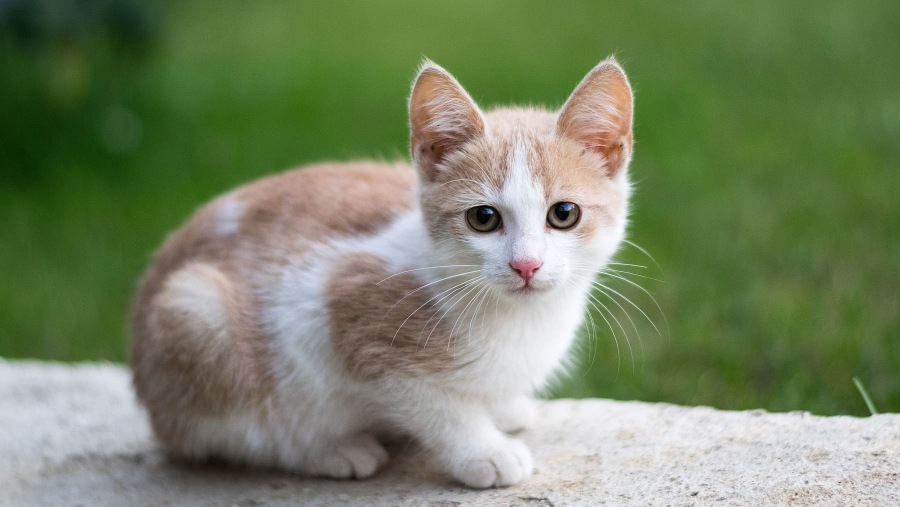
#> input picture Tarea 4/Gato.jpg, 1800 x 1013 px (shown at 1/2 size)
$ jupyter execute --allow-errors Tarea4.ipynb
#> lines starting #> are read from the running program, lines starting #| are printed output that depends on the picture; long printed decimals are rounded
# Librerías

[cell 1]
import cv2 as cv2
from PIL import Image
import numpy as np
import matplotlib.pyplot as plt
from sklearn.cluster import KMeans

# **Sklearn**

[cell 2]
img = cv2.imread("Gato.jpg")
#> img is the input picture: shape (1013, 1800, 3); mean B, G, R 99.7, 131.3, 118.2

#> (the rest of this cell did not finish here and is left out)

[cell 3]
# Flatten Each channel of the Image
img_array  = img.reshape((-1,3))
print(img_array.shape)
#| (1823400, 3)

## k-means

[cell 4]
kmeans = KMeans(n_clusters=4, random_state=0).fit(img_array)
kmeans

[cell 5]
centers = kmeans.cluster_centers_
#> centers = [[58.46, 109.7, 87.06], [212.7, 210.7, 212.9], [139.1, 144.5, 154.3], [26.7, 75.79, 45.27]]
print(centers)
#| [[ 58.464 109.705  87.063]
#|  [212.698 210.725 212.893]
#|  [139.136 144.522 154.341]
#|  [ 26.697    75.794  45.266]]

[cell 6]
centers = np.array(centers,dtype='uint8')
#> centers = [[58, 109, 87], [212, 210, 212], [139, 144, 154], [26, 75, 45]]
centers
#> Out has the same summary as centers

[cell 7]
i = 1

plt.figure(0,figsize=(8,2))

# Storing info in color array
colors = []

for each_col in centers:
    plt.subplot(1,4,i)
    plt.axis("off")
    i+=1

    colors.append(each_col)

    # Color Swatch
    a = np.zeros((100,100,3),dtype='uint8')
    a[:,:,:] = each_col
    plt.imshow(a)
#> this loop made 4 passes
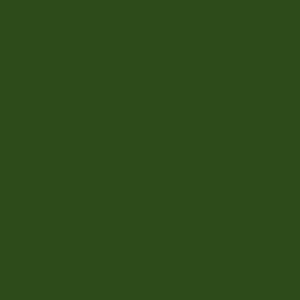
#> a: shape (100, 100, 3) (shown 3 times larger); mean of channels 0, 1, 2 26, 75, 45; drawn as B, G, R
#> after the loop, colors has the same summary as centers; i = 5
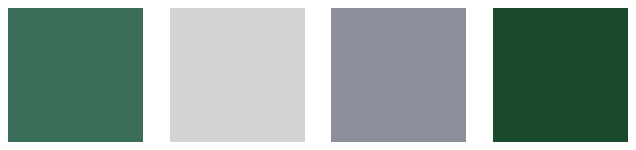
#> figure drawn by matplotlib, 4 panels

[cell 8]
new_img = np.zeros((1013*1800,3),dtype='uint8')
print(new_img.shape)

[cell 9]
colors
#> Out has the same summary as centers

[cell 10]
kmeans.labels_

[cell 11]
# Iterate over the image
for ix in range(new_img.shape[0]):
    new_img[ix] = colors[kmeans.labels_[ix]]

new_img = new_img.reshape((img.shape))
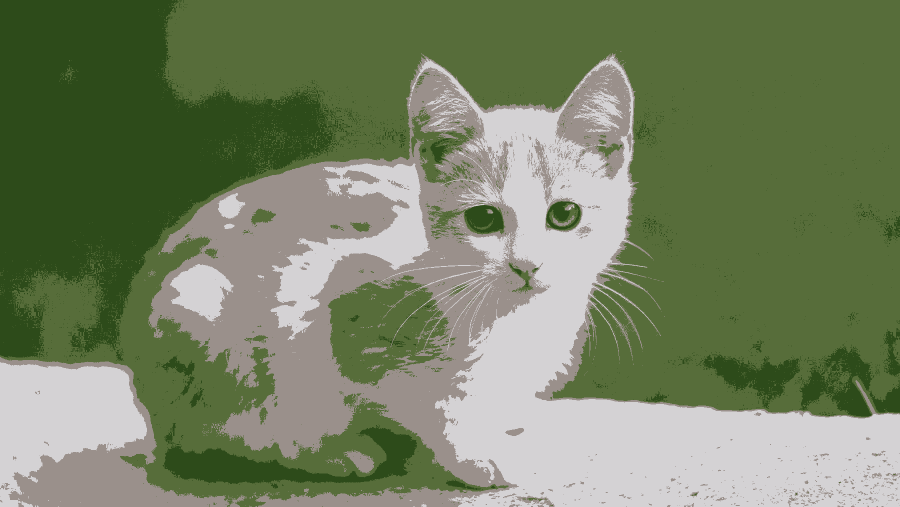
#> new_img: shape (1013, 1800, 3) (shown at 1/2 size); mean B, G, R 99.1, 130.5, 117.8
plt.imshow(new_img)
plt.show()

# **CV2**

## K-means clustering

[cell 12]
img2 = cv2.imread('Gato.jpg')
Z = img.reshape((-1,3))


img2 = cv2.cvtColor(img,cv2.COLOR_BGR2RGB)
plt.imshow(img2)

[cell 13]
img2 = cv2.cvtColor(img,cv2.COLOR_BGR2RGB)

# convert to np.float32
Z = np.float32(Z)

# define criteria, number of clusters(K) and apply kmeans()
criteria = (cv2.TERM_CRITERIA_EPS + cv2.TERM_CRITERIA_MAX_ITER, 10, 1.0)
K = 4
ret,label,center=cv2.kmeans(Z,K,None,criteria,10,cv2.KMEANS_RANDOM_CENTERS)
#> ret = 1.62e+09; center = [[138.2, 143.7, 153.5], [26.6, 75.58, 45.08], [212.3, 210.4, 212.6], [58.17, 109.7, 86.82]]

# Now convert back into uint8, and make original image
center = np.uint8(center)
#> center = [[138, 143, 153], [26, 75, 45], [212, 210, 212], [58, 109, 86]]
res = center[label.flatten()]
res2 = res.reshape((img2.shape))
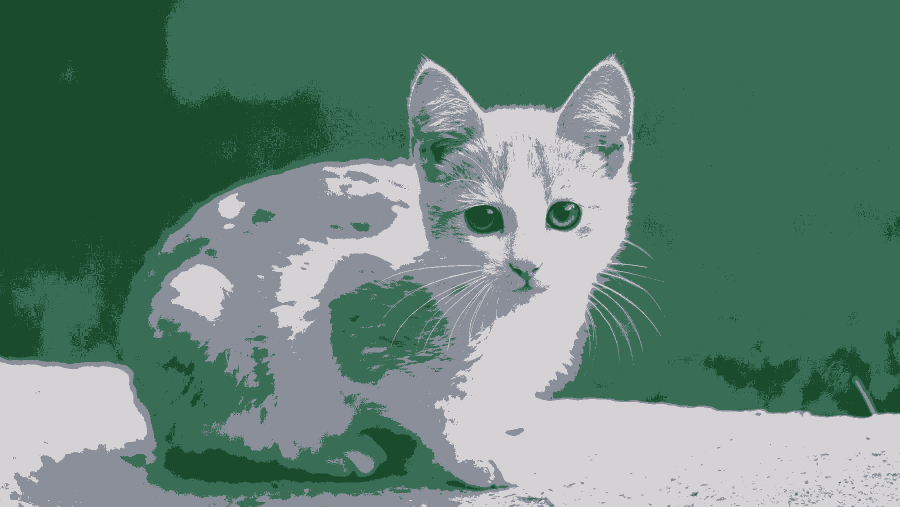
#> res2: shape (1013, 1800, 3) (shown at 1/2 size); mean R, G, B 99.4, 130.7, 117.7
res2 = cv2.cvtColor(res2,cv2.COLOR_BGR2RGB)

plt.imshow(res2)
